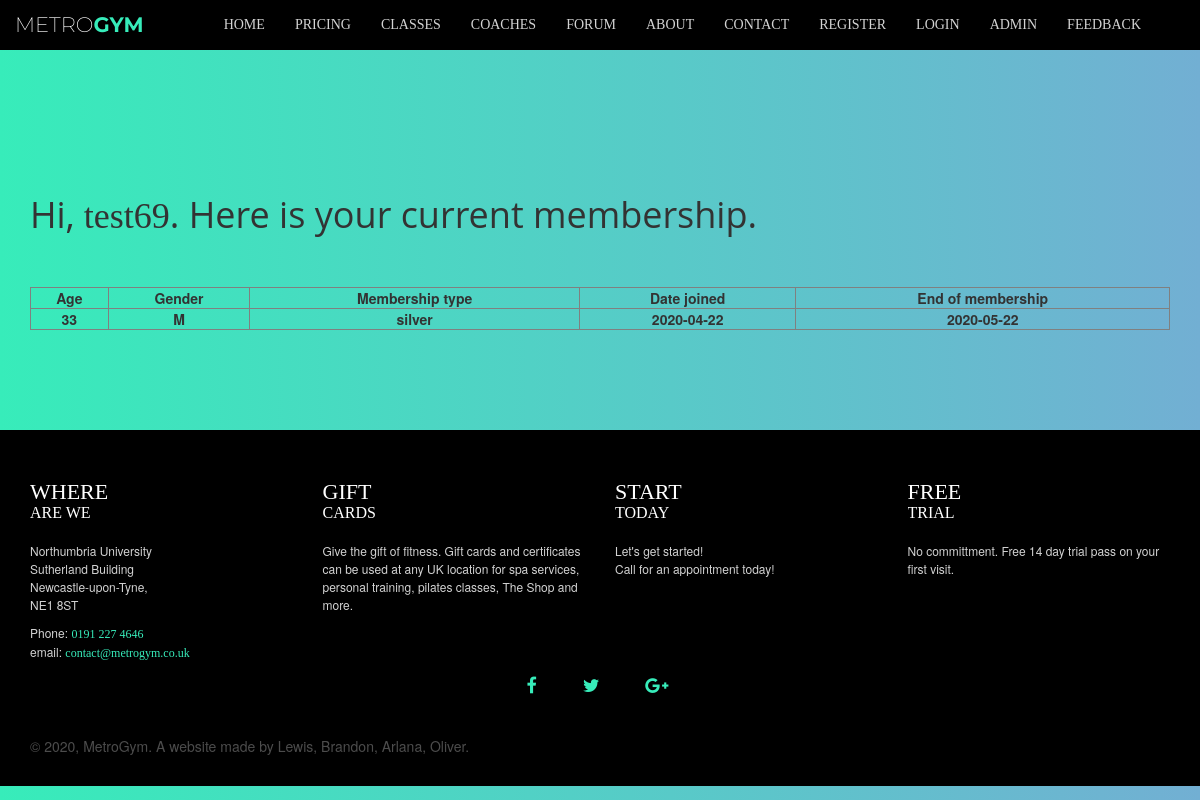
The app's page /membership/view_membership.php (signed in) with its own data.
### tables this page shows
CREATE TABLE `tblmember` (
  `member_id` int(11) NOT NULL,
  `age` int(3) NOT NULL,
  `gender` varchar(1) NOT NULL,
  `membership_type` varchar(8) NOT NULL,
  `joining_date` date NOT NULL,
  `end_of_membership_date` date NOT NULL,
  `user_id` int(11) NOT NULL
);

### membership/includes/view_membership_resource.php (called while the page is built, shortened)
<?php
require_once("config.php");
$user_id = $_SESSION['user_id'];
$get_member = "SELECT * FROM tblmember WHERE user_id = '$user_id'";
$member_result = mysqli_query($link, $get_member);
$member_rows = mysqli_fetch_array($member_result);
?>

### membership/view_membership.php (the view, shortened to what this page needs)
<?php
require_once("includes/view_membership_resource.php");
include('../group/global/makeHeader.php');
echo makeHeader();
?>
<body id="page-top" class="page view-membership">
    <?php
    include('../group/global/makeNav.php');
    echo makeNav();
    ?>
    <br><br>
    <section class="membership_cont">
        <div class="container">
            <h1>Hi, <b><?php echo htmlspecialchars($_SESSION["username"]); ?></b>. Here is your current membership.</h1>
            <br></br>
            <table style="width:100%" border="1" style="border-collapse:collapse;">
                <tr>
                    <th style="text-align:center">Age</th>
                    <th style="text-align:center">Gender</th>
                    <th style="text-align:center">Membership type</th>
                    <th style="text-align:center">Date joined</th>
                    <th style="text-align:center">End of membership</th>
                </tr>
                <tr>
                    <th style="text-align:center"><?php echo $member_rows[1]; ?></th>
                    <th style="text-align:center"><?php echo $member_rows[2]; ?></th>
                    <th style="text-align:center"><?php echo $member_rows[3]; ?></th>
                    <th style="text-align:center"><?php echo $member_rows[4]; ?></th>
                    <th style="text-align:center"><?php echo $member_rows[5]; ?></th>
                </tr>
            </table>
        </div>
    </section>
<?php
    include('../group/global/makeFooter.php');
    echo makeFooter();
?>

### resources/css/style.css (style rules this page uses)
html, body { height: 100%; width: 100%; }
body { font-family: 'ProximaNova-Regular', 'Helvetica Neue', Arial, sans-serif; }
b { font-family: 'ProximaNova-Bold'; font-weight: normal; }
h1, h2, h3, h4 { font-family: 'Open Sans', 'Helvetica Neue', Arial, sans-serif; }
section { padding: 100px 0; }
body { -webkit-tap-highlight-color: #222222; background-color: #252525; }
.page { background-image: linear-gradient(to right, #37ecba 0%, #72afd3 100%); background-size: cover; padding-top: 35px; }

### records on screen
tblmember: age "33", gender "M", membership_type "silver", joining_date "2020-04-22", end_of_membership_date "2020-05-22"

### other values on screen
$_SESSION["username"] "test69"
